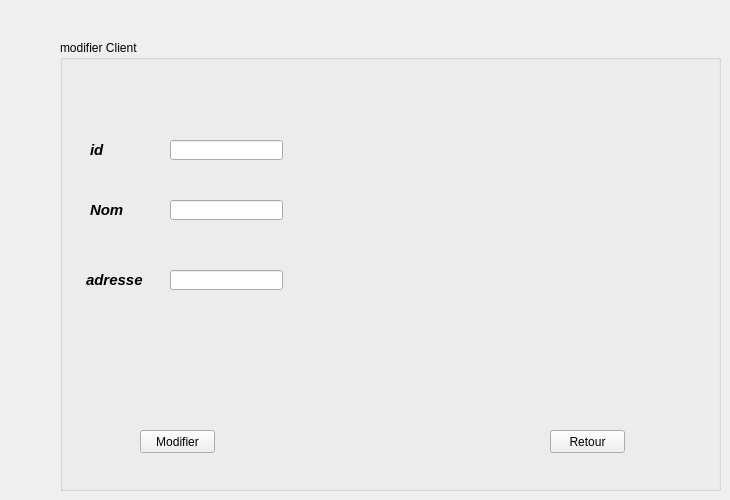
    <widget class="QWidget" name="page_8">
     <widget class="QGroupBox" name="groupBox_7">
      <property name="geometry">
       <rect>
        <x>60</x>
        <y>40</y>
        <width>661</width>
        <height>451</height>
       </rect>
      </property>
      <property name="title">
       <string>modifier Client</string>
      </property>
      <widget class="QLineEdit" name="lineEdit_id_2">
       <property name="geometry">
        <rect>
         <x>110</x>
         <y>100</y>
         <width>113</width>
         <height>20</height>
        </rect>
       </property>
      </widget>
      <widget class="QLineEdit" name="lineEdit_m">
       <property name="geometry">
        <rect>
         <x>110</x>
         <y>160</y>
         <width>113</width>
         <height>20</height>
        </rect>
       </property>
      </widget>
      <widget class="QLineEdit" name="lineEdit_adrm">
       <property name="geometry">
        <rect>
         <x>110</x>
         <y>230</y>
         <width>113</width>
         <height>20</height>
        </rect>
       </property>
      </widget>
      <widget class="QLabel" name="label_26">
       <property name="geometry">
        <rect>
         <x>370</x>
         <y>2</y>
         <width>291</width>
         <height>121</height>
        </rect>
       </property>
       <property name="text">
        <string/>
       </property>
       <property name="pixmap">
        <pixmap>../c qt/Capture.PNG</pixmap>
       </property>
       <property name="scaledContents">
        <bool>true</bool>
       </property>
      </widget>
      <widget class="QPushButton" name="pushButton_19">
       <property name="geometry">
        <rect>
         <x>490</x>
         <y>390</y>
         <width>75</width>
         <height>23</height>
        </rect>
       </property>
       <property name="text">
        <string>Retour</string>
       </property>
      </widget>
      <widget class="QPushButton" name="pushButton_20">
       <property name="geometry">
        <rect>
         <x>80</x>
         <y>390</y>
         <width>75</width>
         <height>23</height>
        </rect>
       </property>
       <property name="text">
        <string>Modifier</string>
       </property>
      </widget>
      <widget class="QLabel" name="label_3">
       <property name="geometry">
        <rect>
         <x>340</x>
         <y>30</y>
         <width>281</width>
         <height>171</height>
        </rect>
       </property>
       <property name="text">
        <string/>
       </property>
       <property name="scaledContents">
        <bool>true</bool>
       </property>
      </widget>
      <widget class="QLabel" name="label_13">
       <property name="geometry">
        <rect>
         <x>30</x>
         <y>100</y>
         <width>47</width>
         <height>21</height>
        </rect>
       </property>
       <property name="text">
        <string>&lt;html&gt;&lt;head/&gt;&lt;body&gt;&lt;p&gt;&lt;span style=&quot; font-size:11pt; font-weight:600; font-style:italic;&quot;&gt;id&lt;/span&gt;&lt;/p&gt;&lt;/body&gt;&lt;/html&gt;</string>
       </property>
       <property name="scaledContents">
        <bool>true</bool>
       </property>
      </widget>
      <widget class="QLabel" name="label_14">
       <property name="geometry">
        <rect>
         <x>30</x>
         <y>160</y>
         <width>47</width>
         <height>21</height>
        </rect>
       </property>
       <property name="text">
        <string>&lt;html&gt;&lt;head/&gt;&lt;body&gt;&lt;p&gt;&lt;span style=&quot; font-size:11pt; font-weight:600; font-style:italic;&quot;&gt;Nom&lt;/span&gt;&lt;/p&gt;&lt;/body&gt;&lt;/html&gt;</string>
       </property>
       <property name="scaledContents">
        <bool>true</bool>
       </property>
      </widget>
      <widget class="QLabel" name="label_15">
       <property name="geometry">
        <rect>
         <x>26</x>
         <y>230</y>
         <width>61</width>
         <height>21</height>
        </rect>
       </property>
       <property name="text">
        <string>&lt;html&gt;&lt;head/&gt;&lt;body&gt;&lt;p&gt;&lt;span style=&quot; font-size:11pt; font-weight:600; font-style:italic;&quot;&gt;adresse&lt;/span&gt;&lt;/p&gt;&lt;/body&gt;&lt;/html&gt;</string>
       </property>
       <property name="scaledContents">
        <bool>true</bool>
       </property>
      </widget>
     </widget>
    </widget>
